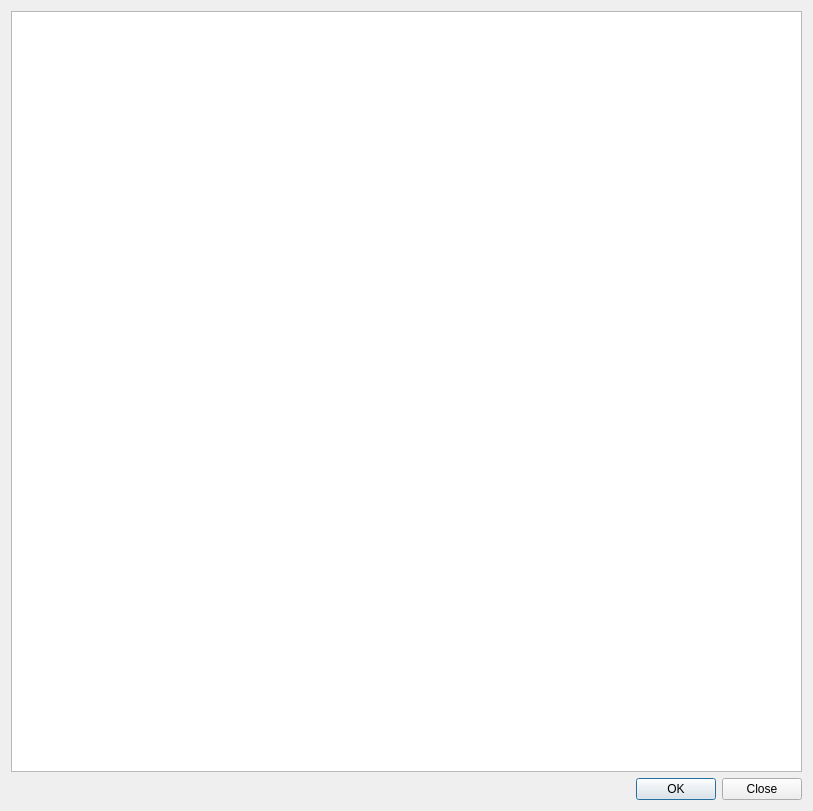
<?xml version="1.0" encoding="UTF-8"?>
<ui version="4.0">
 <class>Dialog_rich_text</class>
 <widget class="QDialog" name="Dialog_rich_text">
  <property name="geometry">
   <rect>
    <x>0</x>
    <y>0</y>
    <width>813</width>
    <height>811</height>
   </rect>
  </property>
  <property name="sizePolicy">
   <sizepolicy hsizetype="Preferred" vsizetype="Preferred">
    <horstretch>0</horstretch>
    <verstretch>0</verstretch>
   </sizepolicy>
  </property>
  <property name="windowTitle">
   <string>顯示訊息</string>
  </property>
  <layout class="QVBoxLayout" name="verticalLayout">
   <item>
    <widget class="QTextEdit" name="textEdit_rich_text">
     <property name="readOnly">
      <bool>false</bool>
     </property>
    </widget>
   </item>
   <item>
    <widget class="QDialogButtonBox" name="buttonBox">
     <property name="standardButtons">
      <set>QDialogButtonBox::Close|QDialogButtonBox::Ok</set>
     </property>
    </widget>
   </item>
  </layout>
 </widget>
 <resources/>
 <connections/>
</ui>
